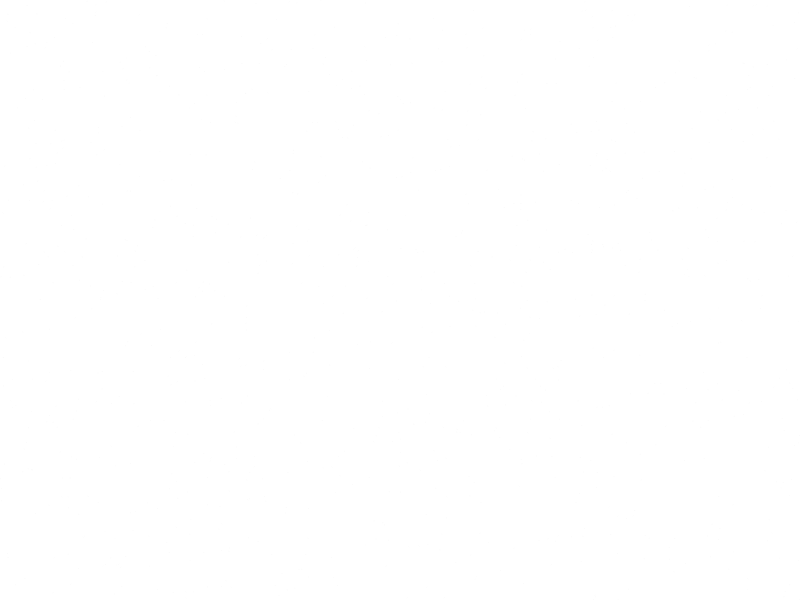
Frame 1 (no input)
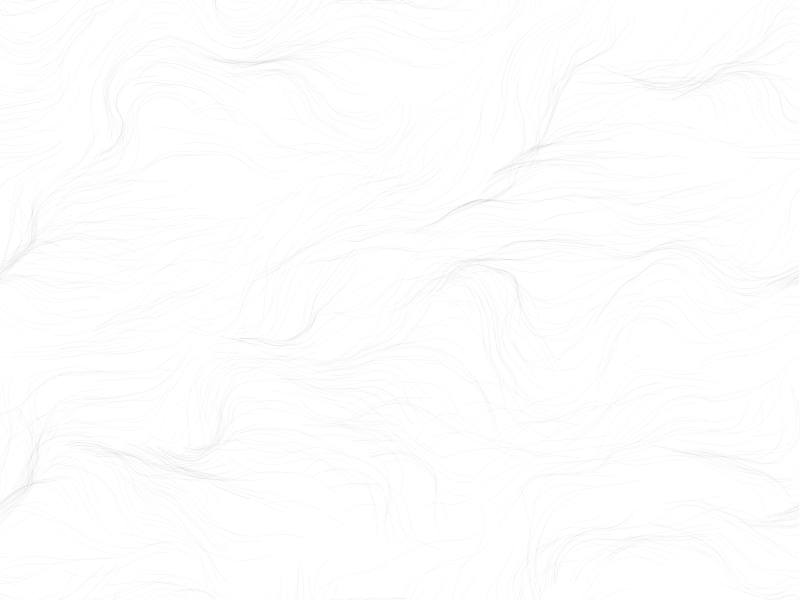
Frame 60 (no input)
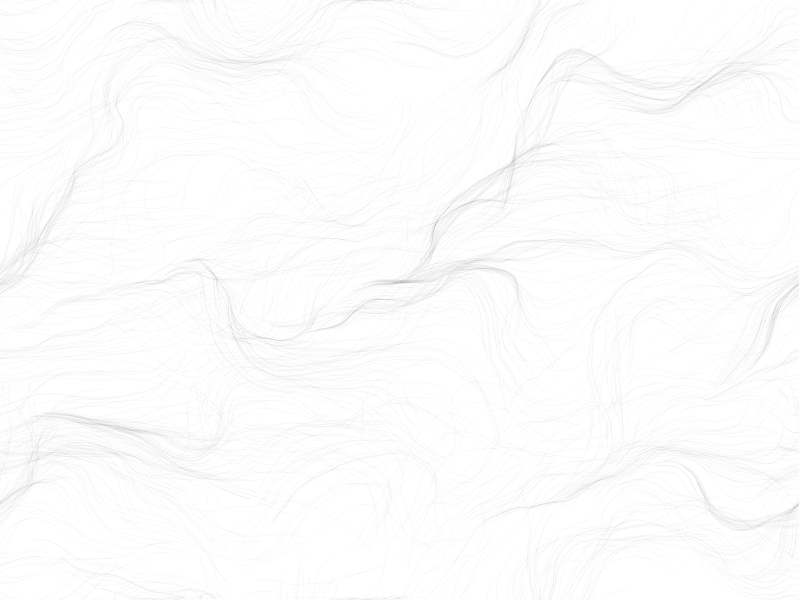
Frame 120 (the mouse pressed at the canvas centre since frame 60)

The p5.js sketch that drew these frames (run headless with seeded random() and noise() and a simulated clock; from frame 60 on, the mouse is pressed at the canvas centre):

// p5.js sketch
// ── sketch.js
let xOff = 0;
let yOff = 0;
let zOff = 0;
let inc = 0.2;

let scale = 20;
let cols, rows;
let flow;

let particles = [],
	nb = 1000;

function setup() {
	createCanvas(800, 600);
	cols = floor(width / scale);
	rows = floor(height / scale);
	background(200);
	// pixelDensity(1);
	noiseDetail(4, 0.5);
	for (let i = 0; i < nb; i++) {
		particles[i] = new Particule();
	}
	flow = new Array(cols * rows);
	background(255);
}

function draw() {
	// loadPixels();
	// yOff = 0;
	yOff = 0;
	for (let y = 0; y < rows; y++) {
		xOff = 0;
		for (let x = 0; x < cols; x++) {
			let index = (x + y * cols);
			let r = map(noise(xOff, yOff, zOff), 0, 1, 0, TWO_PI);
			let v = p5.Vector.fromAngle(r);
			flow[index] = v.setMag(0.5);
			// pixels[index+0] = r;
			// pixels[index+1] = r;
			// pixels[index+2] = r;
			// pixels[index+3] = 255;

			// fill(r);
			// rect(x*scale,y*scale,scale,scale);

			// push();
			// translate(x*scale,y*scale);
			// rotate(v.heading());
			// stroke(200);
			// strokeWeight(1);
			// line(0,0,scale,0);
			// pop();
			xOff += inc;
		}
		yOff += inc;
	}
	zOff += inc / 20.0;
	// updatePixels();

	for (let i = 0; i < particles.length; i++) {
		particles[i].flow(flow);
		particles[i].update();
		particles[i].show();
		particles[i].bords();
	}
	// noLoop();
}
// ── particules.js
function Particule() {
	this.pos = createVector(random(width),random(height));
	this.vit = createVector(0,0); //p5.Vector.random2D();
	this.acc = createVector(0,0);
	this.maxVit = 2;
	this.anc = this.pos.copy();

	this.update = function() {
		this.vit.add(this.acc);
		this.vit.limit(this.maxVit)
		this.pos.add(this.vit);
		this.acc.mult(0);
	}

	this.force = function(force) {
		this.acc.add(force);
	}

	this.show = function() {
		stroke(0,5);
		strokeWeight(1);
		// point(this.pos.x,this.pos.y);
		line(this.pos.x,this.pos.y,this.anc.x,this.anc.y);
		//  fill(0,0,255);
		// circle(this.pos.x,this.pos.y,2);
		this.updtAnc();
	}

	this.updtAnc = function() {
		this.anc.x = this.pos.x;
		this.anc.y = this.pos.y;
	}
	this.bords = function() {
		if(this.pos.x>width) {
			this.pos.x=0;
			this.updtAnc();
		}
		if(this.pos.x<0) {
			this.pos.x=width-1;
			this.updtAnc();
		}
		if(this.pos.y>height) {
			this.pos.y=0;
			this.updtAnc();
		}
		if(this.pos.y<0) {
			this.pos.y=height-1;
			this.updtAnc();
		}
	}

	this.flow = function(vectors) {
		let x = floor(this.pos.x / scale);
		let y = floor(this.pos.y / scale);
		let index = x + y * cols;
		let  force = vectors[index]; 
		this.force(force);
	}
}
